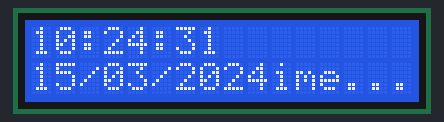
Bench run of a sketch on a simulated ESP8266 (NodeMCU). Parts: 16×2 character LCD. WiFi joins after 1.5 s; servers stay silent unless stated; network time is answered at once with the bench clock; the local clock reads 2024-03-15 10:24:30 at power-on unless the sketch sets it; what the sketch prints to the serial monitor is not drawn.

Above: at 1.7 s.
At 5.8 s:
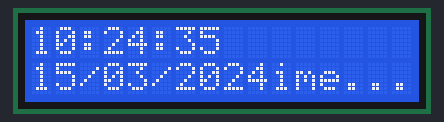
At 10.9 s:
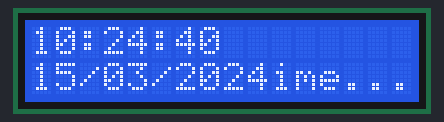
At 20.0 s:
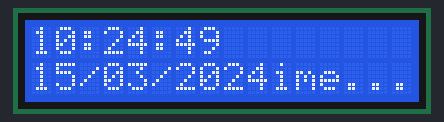
At 29.2 s:
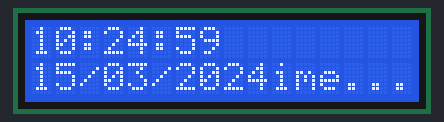
At 38.4 s:
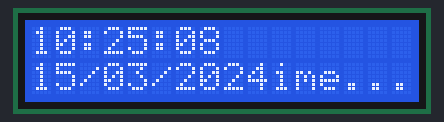

Measured:
- what the display in image 0 shows lasts 1.0 s, from 1.7 s to 2.7 s

The sketch:

real_clock.ino
```cpp
#include <ESP8266WiFi.h>
#include <Wire.h>
#include <LiquidCrystal_I2C.h>
#include <NTPClient.h>
#include <WiFiUdp.h>

// LCD setup (address 0x27, 16 columns, 2 rows)
LiquidCrystal_I2C LCD(0x27, 16, 2);

// Replace with your network credentials
const char* ssid = "Bharath Reddy...";
const char* password = "123456789";

// NTP server details
#define NTP_SERVER "pool.ntp.org"
#define UTC_OFFSET 19800 // Offset for IST (UTC+5:30)

WiFiUDP ntpUDP;
NTPClient timeClient(ntpUDP, NTP_SERVER, UTC_OFFSET);

void setup() {
  Serial.begin(115200);

  LCD.init(); // Initialize the LCD
  LCD.backlight(); // Turn on the LCD backlight
  LCD.setCursor(0, 0);
  LCD.print("Connecting to ");
  LCD.setCursor(0, 1);
  LCD.print("WiFi ");

  WiFi.begin(ssid, password);

  while (WiFi.status() != WL_CONNECTED) {
    delay(250);
    spinner();
  }

  Serial.println("");
  Serial.println("WiFi connected");
  Serial.print("IP address: ");
  Serial.println(WiFi.localIP());

  LCD.clear();
  LCD.setCursor(0, 0);
  LCD.print("Online");
  LCD.setCursor(0, 1);
  LCD.print("Updating time...");

  timeClient.begin();
  timeClient.setTimeOffset(UTC_OFFSET);
}

void loop() {
  printLocalTime();
  delay(1000); // Update every second
}

void printLocalTime() {
  timeClient.update();
  time_t rawTime = timeClient.getEpochTime();
  struct tm* timeinfo = localtime(&rawTime);

  char timeStr[9]; // Buffer for "HH:MM:SS\0"
  snprintf(timeStr, sizeof(timeStr), "%02d:%02d:%02d", timeinfo->tm_hour, timeinfo->tm_min, timeinfo->tm_sec);

  char dateStr[11]; // Buffer for "DD/MM/YYYY\0"
  snprintf(dateStr, sizeof(dateStr), "%02d/%02d/%04d", timeinfo->tm_mday, timeinfo->tm_mon + 1, timeinfo->tm_year + 1900);

  LCD.setCursor(0, 0);
  LCD.print(timeStr); // Print time on the first row
  LCD.setCursor(0, 1);
  LCD.print(dateStr); // Print date on the second row

  // Also print to Serial Monitor
  Serial.println(timeStr);
  Serial.println(dateStr);
}

void spinner() {
  static int8_t counter = 0;
  const char* glyphs = "\xa1\xa5\xdb";
  LCD.setCursor(15, 1);
  LCD.print(glyphs[counter++]);
  if (counter == strlen(glyphs)) {
    counter = 0;
  }
}
```
